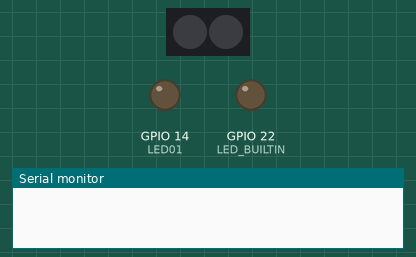
The sketch below on a simulated ESP32. On the bench: 2 RGB LEDs in strip order, left to right, output pins drawn as LEDs (lit = HIGH), the last lines printed to the serial monitor. Dim RGB values are drawn brighter than linear; the strip is taken to match the declared colour order.

Above: at 0.0 s.
At 4.75 s:
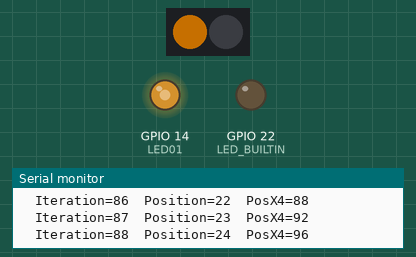
At 8.83 s:
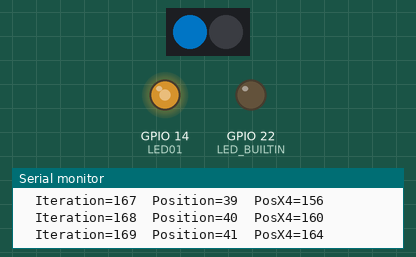
At 19.87 s:
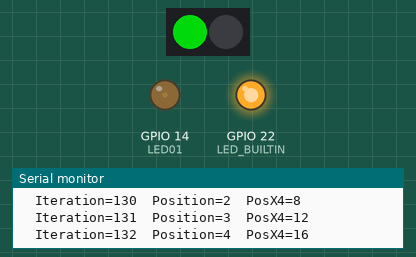
At 29.84 s:
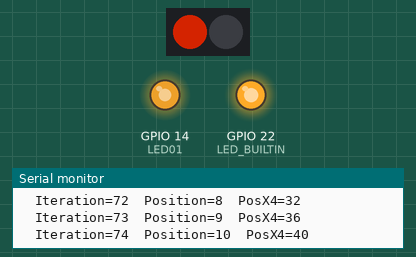
At 39.82 s:
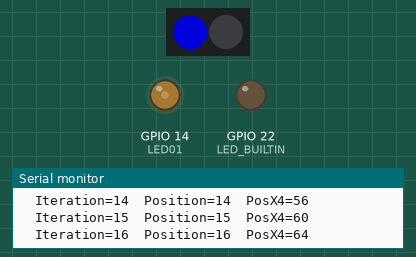
Timing chart, 0 to 40.0 s (numbered marks = the images above):
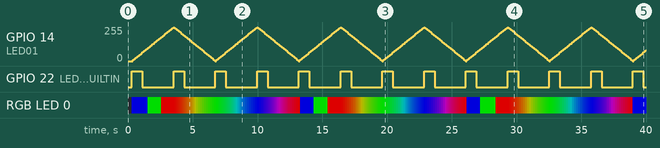

Measured:
- by itself, GPIO 22 (LED_BUILTIN): alternates HIGH for 0.81 s and LOW for 2.4 s
- by itself, RGB LED 0: off → RGB(0, 0, 150) at 0.30 s, → RGB(0, 150, 0) 1.2 s later, → RGB(150, 0, 0) 1.1 s later, → RGB(145, 4, 0) 1.1 s later, … (201 changes in this stretch)

The sketch:

blink_poc_02.ino
```cpp
// blink_poc_02
//
// code to test the esp dev board
// blinks the onboard LED
// fade blink an external LED with PWM
// changes colors on an external Neopixel LED
//

// Include Libraries
#include <Arduino.h>
#include <Adafruit_NeoPixel.h>

// Pin Definitions
#define LED_BUILTIN 22
#define LED01 14
#define NEO01Pin 17

// PWM Properties
const int freq = 1000;
const int resolution = 8;
const int LED01pwm = 1;

// Define NeoPixel Strips - (Num pixels, pin to send signals, pixel type, signal rate)
Adafruit_NeoPixel NEO01 = Adafruit_NeoPixel(2, NEO01Pin, NEO_RGB + NEO_KHZ800);

// Debug Serial - If set greater than 0 it writes to serial for debugging
// 0 = no debug text
// 1 = basic debug info once per main loop
// 2 = extra debug info
int DebugSerial = 2;

// Main Loop LED Iteration Delay Time [in ms]
int LEDDelayTime = 50;

void ledAllOff() {
  digitalWrite(LED_BUILTIN, LOW);
  ledcWrite(LED01pwm, 0);
  NEO01.setPixelColor(0, 0, 0, 0);
  NEO01.show();
}

void setup() {
  // Add a delay to allow opening serial monitor
  delay(300);
  Serial.begin(115200);
  if (DebugSerial >= 1) {
    Serial.println("Starting Setup");
  }
  //
  // configure LED PWM functionalitites per channel
  ledcSetup(LED01pwm, freq, resolution);
  // attach the channel to the GPIO to be controlled
  ledcAttachPin(LED01, LED01pwm);
  //
  //Normal LED output
  pinMode (LED_BUILTIN, OUTPUT);
  //
  // Initialize NeoPixels
  NEO01.begin();
  // Set Neopixel Brightness (0-255 scale)
  NEO01.setBrightness(150);
  //
  if (DebugSerial >= 1) {
    Serial.println(F("Setup Done!"));
  }
}

void loop(void) {
  if (DebugSerial >= 1) {
    Serial.println("Main Loop Start");
  }
  // Iterate 0 to 255
  for(int i=0; i<256; i++){
    // Set position value to iteration
    int pos = i;
    //
    // Group 1/4
    //
    if (pos < 64) {
      //
      // BUILTIN LED
      if (pos < 16) {
        digitalWrite(LED_BUILTIN, HIGH);
      } else {
        digitalWrite(LED_BUILTIN, LOW);
      }
      //
      // PWM LED
      // Start off and slowly get brighter to full on
      ledcWrite(LED01pwm, int(pos*4));
      //
      // NEOPIXEL LED
      // Blue then Green then Red
      if (pos < 22) {
        NEO01.setPixelColor(0, 0, 0, 255);
      } else if (pos < 44) {
        NEO01.setPixelColor(0, 0, 255, 0);
      } else {
        NEO01.setPixelColor(0, 255, 0, 0);
      }
    //
    // Group 2/4
    //
    } else if (pos < 128) {
      pos = pos - 64;
      //
      // BUILTIN LED
      if (pos < 16) {
        digitalWrite(LED_BUILTIN, HIGH);
      } else {
        digitalWrite(LED_BUILTIN, LOW);
      }
      //
      // PWM LED
      // Start on and slowly get dimmer to full off
      ledcWrite(LED01pwm, int(255 - (pos*4)));
      //
      // NEOPIXEL LED
      // Red 255-0 Green 0-255
      NEO01.setPixelColor(0, int(255 - (pos*4)), int(pos*4), 0);
    //
    // Group 3/4
    //
    } else if (pos < 192) {
      pos = pos - 128;
      //
      // BUILTIN LED
      if (pos < 16) {
        digitalWrite(LED_BUILTIN, HIGH);
      } else {
        digitalWrite(LED_BUILTIN, LOW);
      }
      //
      // PWM LED
      // Start off and slowly get brighter to full on
      ledcWrite(LED01pwm, int(pos*4));
      //
      // NEOPIXEL LED
      // Green 255-0 Blue 0-255
      NEO01.setPixelColor(0, 0, int(255 - (pos*4)), int(pos*4));
    //
    // Group 4/4
    //
    } else {
      pos = pos -192;
      //
      // BUILTIN LED
      if (pos < 16) {
        digitalWrite(LED_BUILTIN, HIGH);
      } else {
        digitalWrite(LED_BUILTIN, LOW);
      }
      //
      // PWM LED
      // Start on and slowly get dimmer to full off
      ledcWrite(LED01pwm, int(255 - (pos*4)));
      //
      // NEOPIXEL LED
      // Blue 255-0 Red 0-255
      NEO01.setPixelColor(0, int(pos*4), 0, int(255 - pos*4));
    }
    // Set Neopixel to Show Value Set Above
    NEO01.show();
    // DEBUG - Print current Iteration value to serial console for troubleshooting
    if (DebugSerial == 2) {
      Serial.print("  Iteration="); Serial.print(i);
      Serial.print("  Position="); Serial.print(pos);
      Serial.print("  PosX4="); Serial.print(pos*4);
      Serial.println();
    }
    // Pause the loop to display LEDS
    delay(LEDDelayTime);
  }
  // Turn off all LEDs at end of loop
  ledAllOff();
  if (DebugSerial >= 1) {
    Serial.println(F("Main Loop End"));
  }

}
```
